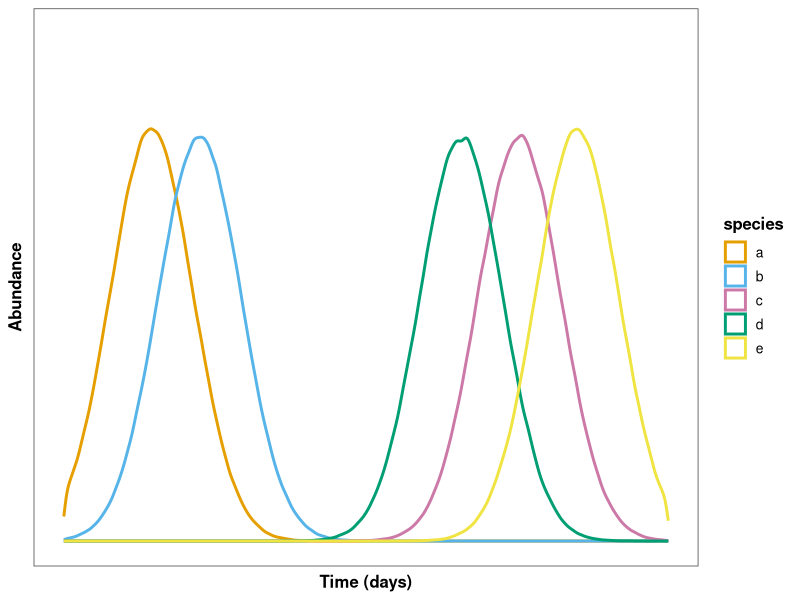
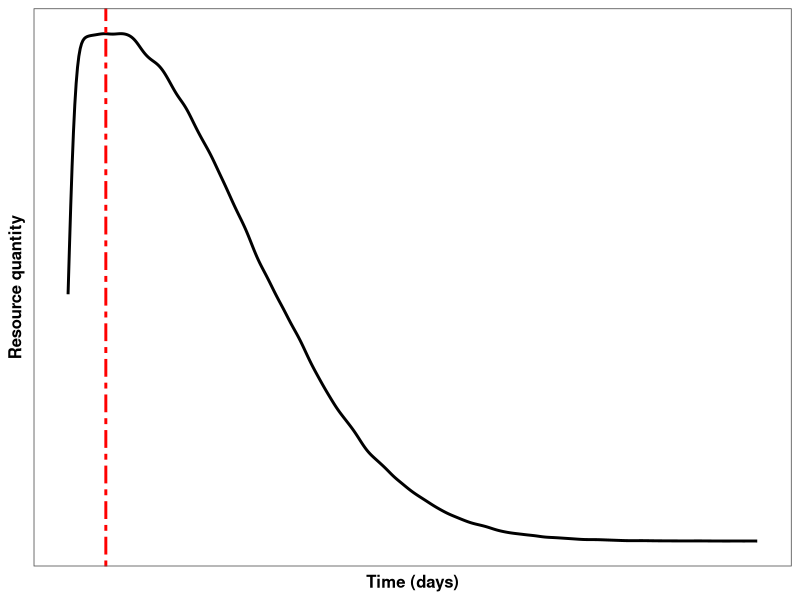
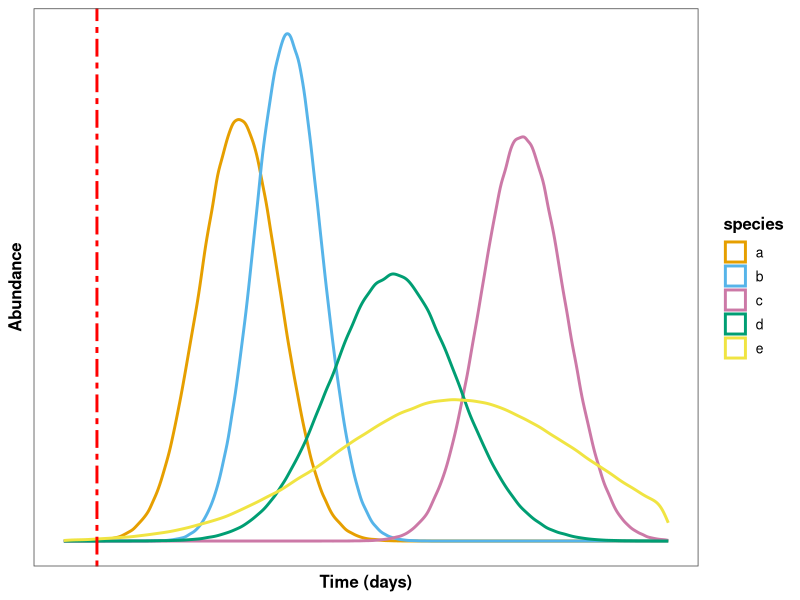
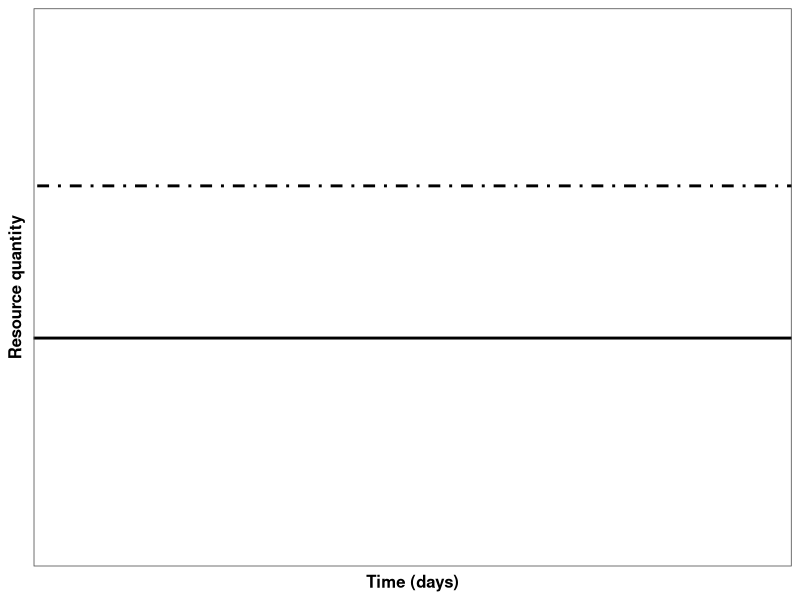
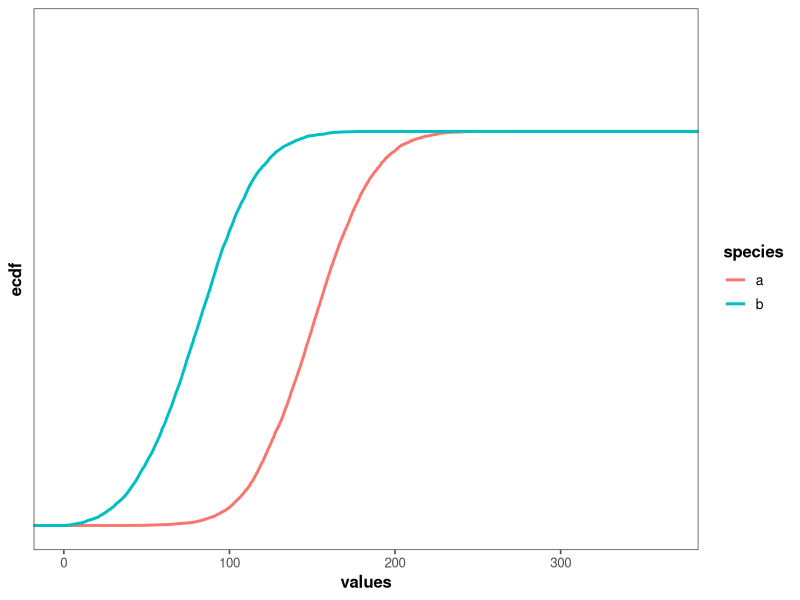
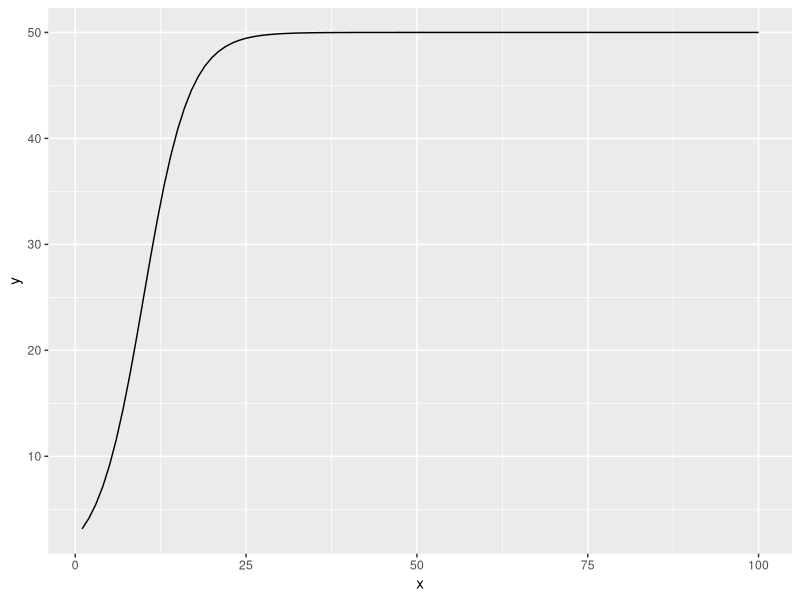
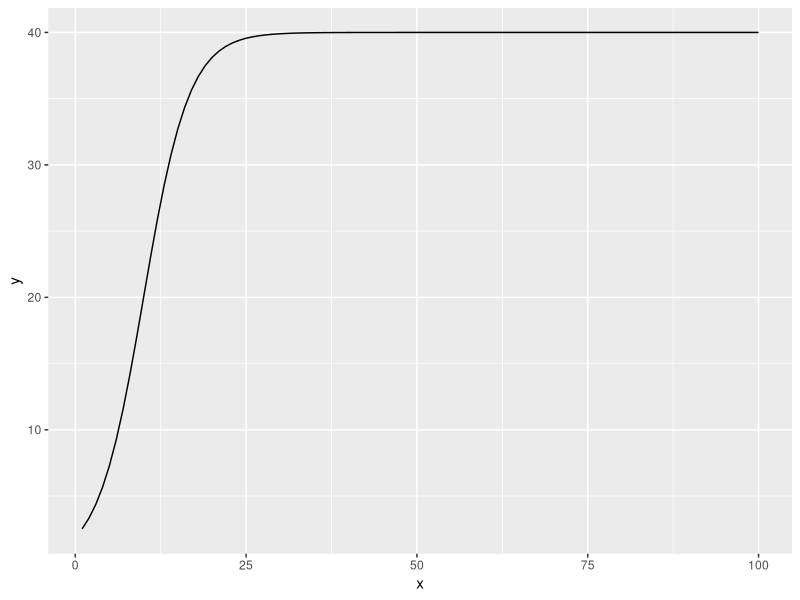
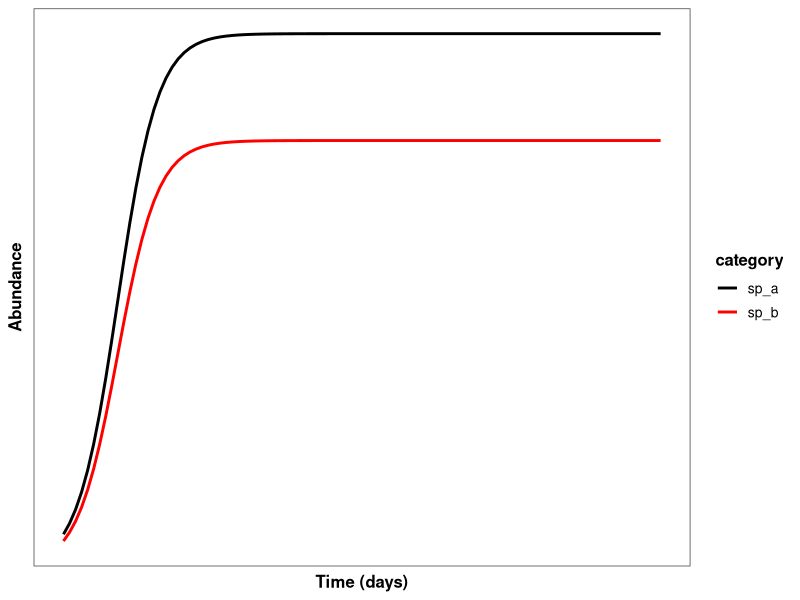

Write R code to recreate these figures, in order. (Note: this script raises an error after producing the figures.)
library(tidyverse)
library(ggplot2)
library(ggthemes)

# making rnorms into dataframes that can be bound together for ggplot
sp1 <- data.frame(value = rnorm(1000000,mean = 53, sd = 25),
                  species="a")
sp2 <- data.frame(value = rnorm(1000000, mean = 82, sd = 25),
                  species="b")
sp3 <- data.frame(value = rnorm(1000000, mean = 275, sd = 25),
                  species="c")
sp4 <- data.frame(value = rnorm(1000000, mean = 240, sd = 25),
                  species="d")
sp5 <- data.frame(value = rnorm(1000000, mean = 310, sd = 25),
                  species="e")

# making the concept plot with ggplot()
sp_combined <- rbind(sp1,sp2,sp3,sp4,sp5)

jornada_abund_plot <- sp_combined %>%
  ggplot(aes(x=value,colour=species))+
  geom_density(linewidth=1)+
  theme_few()+
  labs(x = "Time (days)",
       y = "Abundance") +
  theme(axis.title = element_text(size = 12,face = "bold",),
        legend.title = element_text(size = 12, face = "bold"),
        legend.text = element_text(size = 10)) +
  xlim(0,365) +
  ylim(0,0.02) +
  scale_colour_manual(values = c("a" = "#E69F00",
                                 "b" = "#56B4E9",
                                 "c" = "#CC79A7",
                                 "d" = "#009E73",
                                 "e" = "#F0E442"),
                      breaks = c("a","b","c","d","e"))+
  theme(axis.text.y = element_blank(),
        axis.ticks.y = element_blank(),
        axis.text.x = element_blank(),
        axis.ticks.x = element_blank(),)
jornada_abund_plot
# ggsave("plots/jornada_concept_abundance.png",plot=jornada_abund_plot,scale=1,dpi=600)

############################################################################################################################
# One pulse plots
# making a big rnorm distribution centered around ~20 with a large sd
pulse_initial <- data.frame(value = rnorm(1000000, mean = 20, sd = 75))

pulse_i_plot <- pulse_initial %>%
  ggplot(aes(x = value)) +
  geom_density(linewidth = 1)+
  theme_few()+
  labs(y = "Resource quantity",
       x = "Time (days)") +
  theme(axis.title = element_text(size = 12,face = "bold",),
        legend.title = element_text(size = 12, face = "bold"),
        legend.text = element_text(size = 10)) +
  geom_vline(xintercept = 20, linewidth = 1,colour = "red", linetype = "twodash")+
  xlim(0,365)+
  theme(axis.text.y = element_blank(),
        axis.ticks.y = element_blank(),
        axis.text.x = element_blank(),
        axis.ticks.x = element_blank())
pulse_i_plot
# ggsave("plots/one_pulse_concept.png",plot=pulse_i_plot,scale=1,dpi=600)

# making the responses per species
pulse_sp1 <- data.frame(value = rnorm(1000000, mean = 106, sd = 24),
                        species = "a")
pulse_sp2 <- data.frame(value = rnorm(1000000, mean = 135, sd = 20),
                        species = "b")
pulse_sp3 <- data.frame(value = rnorm(1000000, mean = 277, sd = 25),
                        species = "c")
pulse_sp4 <- data.frame(value = rnorm(1000000, mean = 199, sd = 38),
                        species = "d")
pulse_sp5 <- data.frame(value = rnorm(1000000, mean = 238, sd = 75),
                        species = "e")

response_combined <- rbind(pulse_sp1,pulse_sp2,pulse_sp3,pulse_sp4,pulse_sp5)

one_pulse_response_plot <- response_combined %>%
  ggplot(aes(x=value,colour=species))+
  geom_density(linewidth=1)+
  theme_few()+
  labs(x = "Time (days)",
       y = "Abundance") +
  theme(axis.title = element_text(size = 12,face = "bold",),
        legend.title = element_text(size = 12, face = "bold"),
        legend.text = element_text(size = 10)) +
  xlim(0,365) +
  scale_colour_manual(values = c("a" = "#E69F00",
                                 "b" = "#56B4E9",
                                 "c" = "#CC79A7",
                                 "d" = "#009E73",
                                 "e" = "#F0E442"),
                      breaks = c("a","b","c","d","e"))+
  geom_vline(xintercept = 20,linewidth = 1,colour = "red", linetype = "twodash")+
  theme(axis.text.y = element_blank(),
        axis.ticks.y = element_blank(),
        axis.text.x = element_blank(),
        axis.ticks.x = element_blank())
one_pulse_response_plot
# ggsave("plots/one_pulse_response_plot.png",plot=one_pulse_response_plot,scale=1,dpi=600)

############################################################################################################################
# Chemostat and no pulse response

chemostat_plot <- ggplot()+
  geom_abline(slope = 0,
              intercept = 20,
              linewidth = 1) +
  geom_abline(slope = 0,
              intercept = 35,
              linewidth = 1,
              linetype = "dotdash") +
  labs(x = "Time (days)",
       y = "Resource quantity") +
  xlim(0,365) +
  ylim(0, 50) +
  theme_few() +
  theme(axis.title = element_text(size = 12,face = "bold",),
        legend.title = element_text(size = 12, face = "bold"),
        legend.text = element_text(size = 10)) +
 theme(axis.text.y = element_blank(),
       axis.ticks.y = element_blank(),
       axis.text.x = element_blank(),
       axis.ticks.x = element_blank())
chemostat_plot
# ggsave("plots/chemostat_plot.png",plot=chemostat_plot,scale=1,dpi=600)

# logistic curve? Will try doing rnorm into cumulative frequency
chemo_sp1 <- data.frame(values = rnorm(10000, mean = 150, sd = 30),
                           species = "a")
chemo_sp2 <- data.frame(values = rnorm(10000, mean = 80, sd = 30),
                           species = "b")

chemostat_combined <- rbind(chemo_sp1,chemo_sp2)

chemostat_response_concept <- chemostat_combined %>%
  ggplot(aes(x = values,
             colour = species)) +
  stat_ecdf(linewidth = 1)+
  xlim(0,365) +
  ylim(0, 1.25) +
  theme_few() +
  theme(axis.title = element_text(size = 12,face = "bold",),
        legend.title = element_text(size = 12, face = "bold"),
        legend.text = element_text(size = 10)) +
  theme(axis.text.y = element_blank(),
        axis.ticks.y = element_blank())
chemostat_response_concept

# This doesn't work because both species terminate at the same end value
# find a new way to make logistic curves

# From https://library.virginia.edu/data/articles/simulating-a-logistic-regression-model ??
# using the logistic formula y = L/(1+e^(-k(x-x0))))

data1 <- data.frame(x = c(1:100)) %>%
  mutate(category = "sp_a")%>%
  mutate(y = 50/(1+exp(-0.3*(x-10))))
data2 <- data.frame(x = c(1:100)) %>%
  mutate(category = "sp_b")%>%
  mutate(y = 40/(1+exp(-0.3*(x-10))))
ggplot(data1,aes(x=x,y=y))+geom_line() #proof of concept
ggplot(data2,aes(x=x,y=y))+geom_line()
datacomb <- rbind(data1,data2)       
logistic_plot <- datacomb %>%
  ggplot(aes(x = x,
             y = y,
             colour = category)) +
  geom_line(linewidth = 1) +
  theme_few() +
  theme(axis.title = element_text(size = 12,face = "bold",),
        legend.title = element_text(size = 12, face = "bold"),
        legend.text = element_text(size = 10)) +
  theme(axis.text.y = element_blank(),
        axis.ticks.y = element_blank(),
        axis.text.x = element_blank(),
        axis.ticks.x = element_blank())+
  labs(x = "Time (days)",
       y = "Abundance") +
  scale_colour_manual(values = c("sp_a" = "black",
                                 "sp_b" = "red"))
logistic_plot
# ggsave("plots/logisticAbundance.png",plot=logistic_plot,scale=1,dpi=600)


#############################################################################
# 4/10/2023 plots 

# Changing the multiple pulse response plot so that all the plants have the same distribution just with different standard deviations? same mean
pulse_new1 <- data.frame(value = rnorm(1000000, mean = 25, sd = 15),
                        species = "a")
pulse_new2 <- data.frame(value = rnorm(1000000, mean = 35, sd = 20),
                        species = "b")
pulse_new3 <- data.frame(value = rnorm(1000000, mean = 40, sd = 30),
                        species = "c")
pulse_new4 <- data.frame(value = rnorm(1000000, mean = 30, sd = 40),
                        species = "d")
pulse_new5 <- data.frame(value = rnorm(1000000, mean = 20, sd = 50),
                        species = "e")

response_new <- rbind(pulse_new1,pulse_new2,pulse_new3,pulse_new4,pulse_new5)

one_pulse_response_new <- response_new %>%
  ggplot(aes(x=value,colour=species))+
  geom_density(linewidth=1)+
  theme_few()+
  labs(x = "Time (days)",
       y = "Abundance") +
  theme(axis.title = element_text(size = 12,face = "bold",),
        legend.title = element_text(size = 12, face = "bold"),
        legend.text = element_text(size = 10)) +
  scale_colour_manual(values = c("a" = "#E69F00",
                                 "b" = "#56B4E9",
                                 "c" = "#CC79A7",
                                 "d" = "#009E73",
                                 "e" = "#F0E442"),
                      breaks = c("a","b","c","d","e"))+
  theme(axis.text.y = element_blank(),
        axis.ticks.y = element_blank(),
        axis.text.x = element_blank(),
        axis.ticks.x = element_blank())+
  xlim(0,365)
one_pulse_response_new
ggsave("plots/one_pulse_response_new2.png",plot=one_pulse_response_new,scale=1,dpi=600)
ggsave("plots/one_pulse_response_new2.pdf",plot=one_pulse_response_new,scale=1,dpi=600)

# fixing the one pulse concept resource
x <- seq(0, 20, length.out=1000)
resource <- data.frame(x=x, px=dexp(x, rate=0.65))
resource[1,2] <- 0

# Lizzie's example plot
# plot(dat$px ~ x, type="l", ylab="imaginary resource", xlab="time")

onepulse_plot <- resource %>%
  ggplot(aes(x = x,
             y = px)) +
  geom_line(linewidth = 1) +
  theme_few()+
  labs(y = "Resource quantity",
       x = "Time (days)") +
  theme(axis.title = element_text(size = 12,face = "bold",),
        legend.title = element_text(size = 12, face = "bold"),
        legend.text = element_text(size = 10)) +
  theme(axis.text.y = element_blank(),
        axis.ticks.y = element_blank(),
        axis.text.x = element_blank(),
        axis.ticks.x = element_blank())
onepulse_plot
# ggsave("plots/one_pulse_resource.png",plot=onepulse_plot,scale=1,dpi=600)
